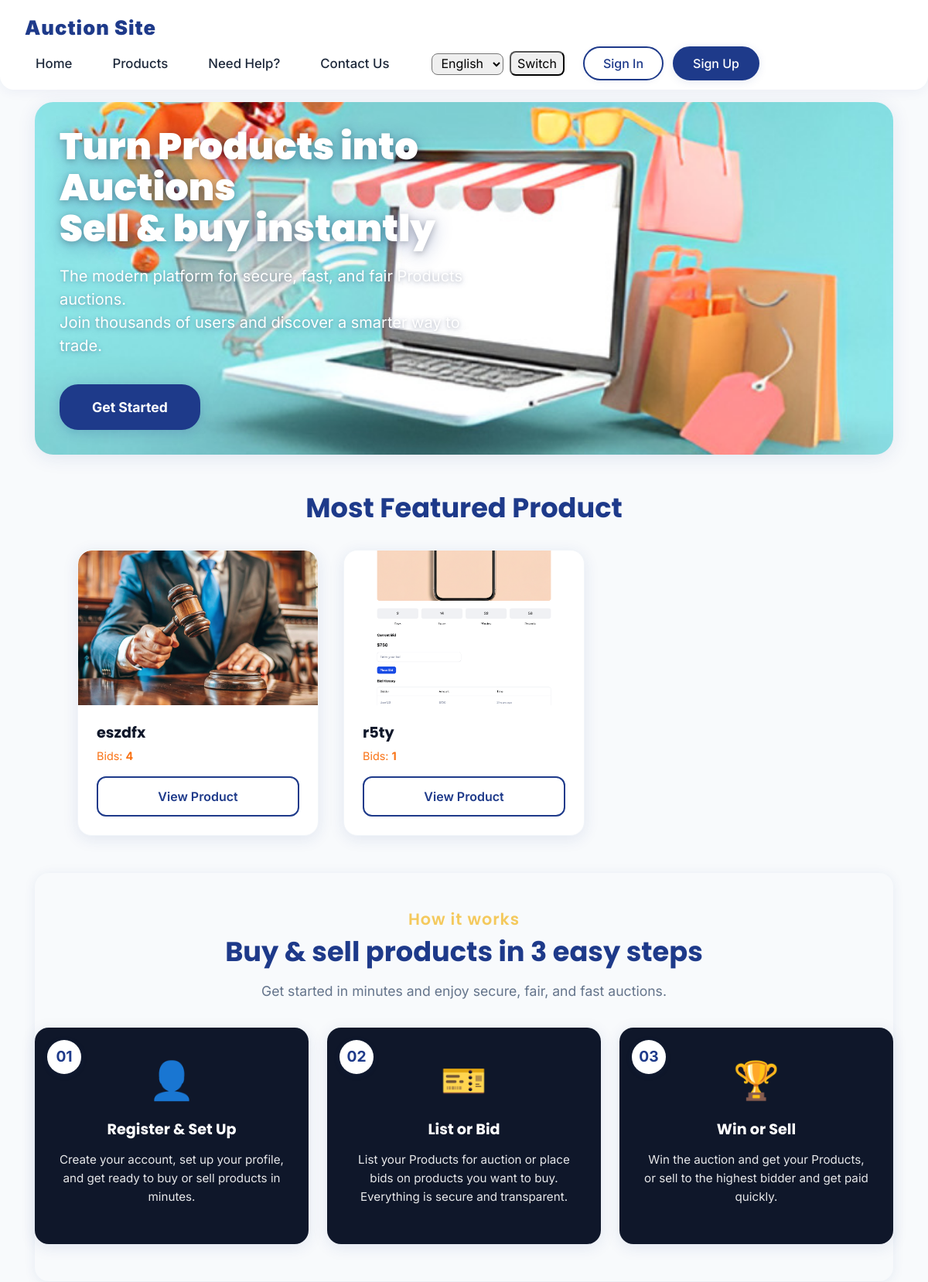
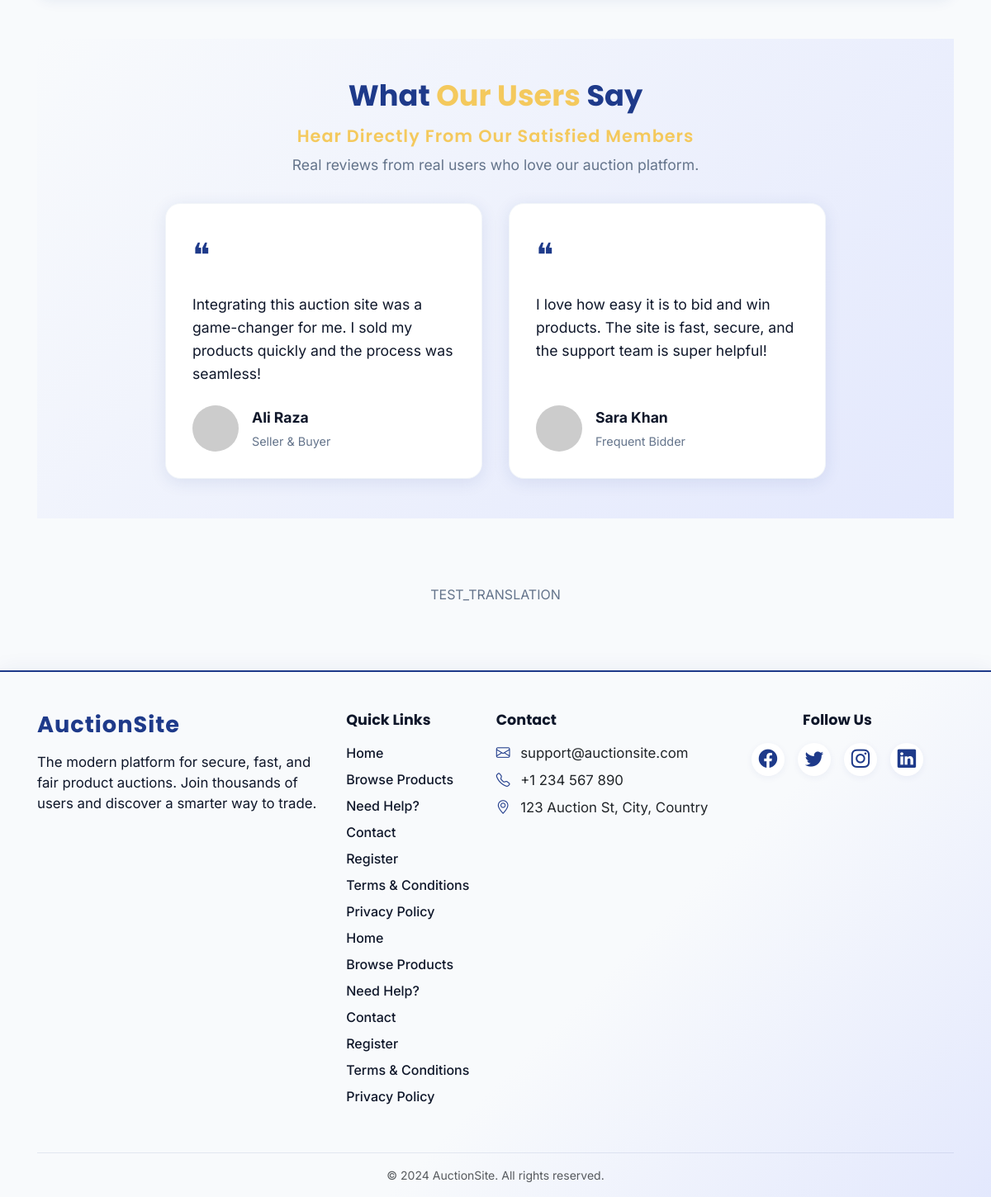
The page / on the database its author committed (2 pictures, top to bottom).
### auctions/models.py (models this page shows, shortened)
class Product(models.Model):
    seller = models.ForeignKey(User, on_delete=models.CASCADE, related_name='products')
    title = models.CharField(max_length=255)
    description = models.TextField()
    starting_bid = models.DecimalField(max_digits=10, decimal_places=2)
    image = models.ImageField(upload_to='product_images/', blank=True, null=True)
    created_at = models.DateTimeField(auto_now_add=True)
    is_active = models.BooleanField(default=True)
    auction_end = models.DateTimeField()
    CATEGORY_CHOICES = [
        ('electronics', 'Electronics'),
        ('smartphones', 'Smartphones'),
        ('fashion', 'Fashion'),
        ('home', 'Home'),
        ('other', 'Other'),
    ]
    category = models.CharField(max_length=32, choices=CATEGORY_CHOICES, default='other')
    CONDITION_CHOICES = [
        ('new', 'New'),
        ('like_new', 'Like New'),
        ('used', 'Used'),
        ('for_parts', 'For Parts'),
    ]
    condition = models.CharField(max_length=20, choices=CONDITION_CHOICES, default='used')

### auctions/views.py (the view)
# urls.py: path('', auction_views.home_view, name='home'),
def home_view(request):
    products_with_bids = Product.objects.annotate(num_bids=Count('bids')).filter(num_bids__gt=0).order_by('-num_bids', '-created_at')[:6]
    if products_with_bids.exists():
        popular_products = products_with_bids
    else:
        popular_products = Product.objects.filter(is_active=True).order_by('-created_at')[:6]
    return render(request, 'auctions/home.html', {'popular_products': popular_products})

### auctions/templates/auctions/home.html (shortened to what this page needs)
{% extends 'auctions/base.html' %}
{% load static %}
{% load i18n %}
{% block content %}
<div class="hero-section">
  <div class="hero-content">
    <h1 class="hero-title">
      {% trans "Turn Products into Auctions" %}<br>{% trans "Sell & buy instantly" %}
    </h1>
    <p class="hero-subtitle">
      {% trans "The modern platform for secure, fast, and fair Products auctions." %}<br>
      {% trans "Join thousands of users and discover a smarter way to trade." %}
    </p>
    {% if user.is_authenticated %}
      <a href="{% url 'products' %}" class="hero-btn">{% trans "Browse Products" %}</a>
    {% else %}
      <a href="{% url 'login' %}" class="hero-btn">{% trans "Get Started" %}</a>
    {% endif %}
  </div>
</div>
<section class="products-section">
  <h2 class="section-title">{% trans "Most Featured Product" %}</h2>
  <div class="products-grid">
    {% for product in popular_products %}
    <div class="product-card">
      {% if product.image %}
      <img src="{{ product.image.url }}" class="product-image" alt="{{ product.title }}">
      {% else %}
      <div class="no-image">{% trans "No Image" %}</div>
      {% endif %}
      <div class="product-content">
        <h3 class="product-title">{{ product.title }}</h3>
        <div class="product-bids">{% trans "Bids" %}: <span class="bid-count">{{ product.num_bids }}</span></div>
        <a href="{% url 'product_detail' product.pk %}" class="product-btn">{% trans "View Product" %}</a>
      </div>
    </div>
    {% empty %}
    <div class="no-products">{% trans "No popular products yet." %}</div>
    {% endfor %}
  </div>
</section>
<section class="how-it-works-section">
  <div class="section-header">
    <h3 class="section-subtitle">{% trans "How it works" %}</h3>
    <h2 class="section-title">{% trans "Buy & sell products in 3 easy steps" %}</h2>
    <p class="section-description">{% trans "Get started in minutes and enjoy secure, fair, and fast auctions." %}</p>
  </div>
  <div class="steps-grid">
    <div class="step-card">
      <div class="step-number">01</div>
      <div class="step-icon">👤</div>
      <h4 class="step-title">{% trans "Register & Set Up" %}</h4>
      <p class="step-description">{% trans "Create your account, set up your profile, and get ready to buy or sell products in minutes." %}</p>
    </div>
    <div class="step-card">
      <div class="step-number">02</div>
      <div class="step-icon">🎫</div>
      <h4 class="step-title">{% trans "List or Bid" %}</h4>
      <p class="step-description">{% trans "List your Products for auction or place bids on products you want to buy. Everything is secure and transparent." %}</p>
    </div>
    <div class="step-card">
      <div class="step-number">03</div>
      <div class="step-icon">🏆</div>
      <h4 class="step-title">{% trans "Win or Sell" %}</h4>
      <p class="step-description">{% trans "Win the auction and get your Products, or sell to the highest bidder and get paid quickly." %}</p>
    </div>
  </div>
</section>
<section class="testimonials-section">
  <div class="section-header">
    <h2 class="section-title">{% trans "What" %} <span class="highlight">{% trans "Our Users" %}</span> {% trans "Say" %}</h2>
    <h3 class="section-subtitle">{% trans "Hear Directly From" %} <span class="highlight">{% trans "Our Satisfied Members" %}</span></h3>
    <p class="section-description">{% trans "Real reviews from real users who love our auction platform." %}</p>
  </div>
  <div class="testimonials-grid">
    <div class="testimonial-card">
      <div class="quote">&#10077;</div>
      <p class="testimonial-text">{% trans "Integrating this auction site was a game-changer for me. I sold my products quickly and the process was seamless!" %}</p>
      <div class="testimonial-author">
        <img src="https://randomuser.me/api/portraits/men/65.jpg" class="author-image" alt="Ali Raza">
        <div class="author-info">
          <div class="author-name">Ali Raza</div>
          <div class="author-role">{% trans "Seller & Buyer" %}</div>
        </div>
      </div>
    </div>
    <div class="testimonial-card">
      <div class="quote">&#10077;</div>
      <p class="testimonial-text">{% trans "I love how easy it is to bid and win products. The site is fast, secure, and the support team is super helpful!" %}</p>
      <div class="testimonial-author">
        <img src="https://randomuser.me/api/portraits/women/44.jpg" class="author-image" alt="Sara Khan">
        <div class="author-info">
          <div class="author-name">Sara Khan</div>
          <div class="author-role">{% trans "Frequent Bidder" %}</div>
        </div>
      </div>
    </div>
  </div>
</section>
<div class="test-translation">
  {% trans "TEST_TRANSLATION" %}
</div>
{% endblock %}

### rows shown on the page
Product: image (picture), title "eszdfx", num_bids "4"
Product: image (picture), title "r5ty", num_bids "1"

### other values the page prints
{{ year|default:2024 }} "2024"
